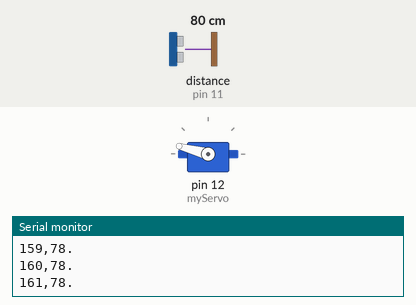
This sketch was run on a simulated Arduino Uno, built with avr-gcc and run on an emulated ATmega328P. On the bench: servo, the last lines printed to the serial monitor. Wiring (inferred from the names in the program): ultrasonic range finder: trigger pin 10; echo pin 11. The inputs (shaded band) are chosen by the test bench; at power-on: distance to the obstacle (sensor on pin 11) 80 cm. The echo pulse lasts 58.3 µs per cm.

Above: at 1.29 s.
1.3 s: distance to the obstacle (sensor on pin 11) set to 2 cm
At 1.54 s:
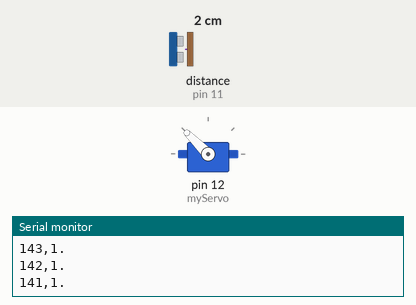
4.3 s: distance to the obstacle (sensor on pin 11) set to 18 cm
At 4.51 s:
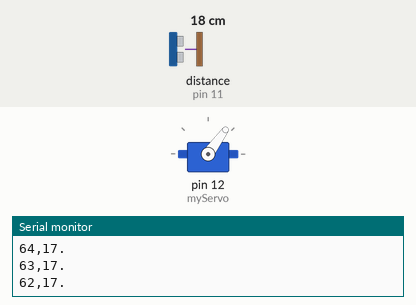
Timing chart, 0 to 13.3 s (numbered marks = the images above; inputs shaded):
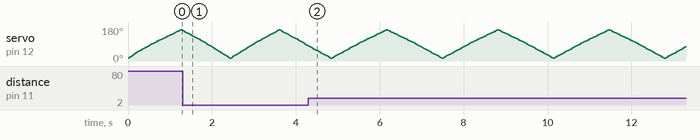

The sketch:

sketch_dec25a.ino
```cpp
#include <Servo.h>

const int trigPin = 10;
const int echoPin = 11;
Servo myServo;

long duration;
int distance;

void setup() {
  pinMode(trigPin, OUTPUT);
  pinMode(echoPin, INPUT);
  Serial.begin(9600);
  myServo.attach(12);
}

void loop() {
  // Mouvement aller (15° à 165°)
  for (int angle = 15; angle <= 165; angle++) {
    myServo.write(angle);
    delay(1); // Contrôle la vitesse du servo
    distance = calculateDistance(); // Mesure la distance
    sendData(angle, distance);      // Envoie les données via le port série
  }

  // Mouvement retour (165° à 15°)
  for (int angle = 165; angle >= 15; angle--) {
    myServo.write(angle);
    delay(1); // Contrôle la vitesse du servo
    distance = calculateDistance(); // Mesure la distance
    sendData(angle, distance);      // Envoie les données via le port série
  }
}

// Fonction pour calculer la distance avec un timeout court
int calculateDistance() {
  digitalWrite(trigPin, LOW);
  delayMicroseconds(2);
  digitalWrite(trigPin, HIGH);
  delayMicroseconds(10);
  digitalWrite(trigPin, LOW);

  // Limiter le délai de `pulseIn()` à 200 ms pour éviter les blocages
  duration = pulseIn(echoPin, HIGH, 200000);
  if (duration == 0) {
    return -1; // Aucun objet détecté
  }

  // Calculer la distance en cm
  return duration * 0.034 / 2;
}

// Fonction pour envoyer les données via le port série
void sendData(int angle, int distance) {
  Serial.print(angle);
  Serial.print(",");
  if (distance == -1) {
    Serial.print("Out of range");
  } else {
    Serial.print(distance);
  }
  Serial.println(".");
}
```
